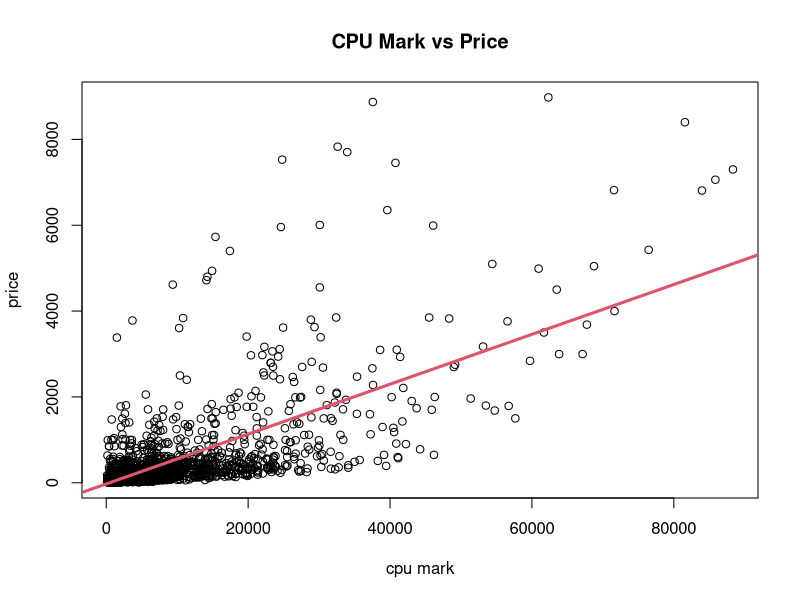
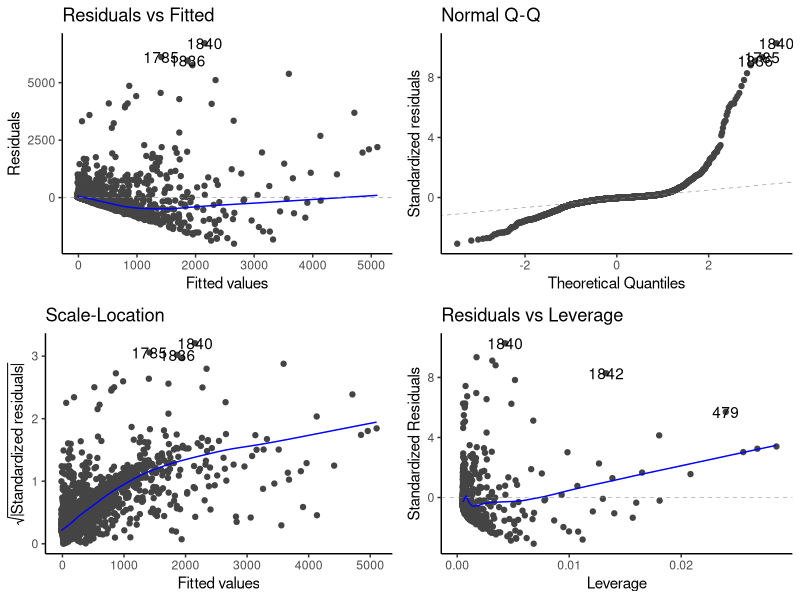

R code for these plots, in order:
## ---- chunk 1
cpuData<-read.csv("CPU_benchmark_v4.csv")
model<-lm(cpuData$price~cpuData$cpuMark)
plot(x = cpuData$cpuMark, y = cpuData$price, main="CPU Mark vs Price", xlab="cpu mark", ylab="price")
abline(model, col=2, lwd=3)

## ---- chunk 2
r=cor(cpuData$cpuMark, cpuData$price)
sprintf("r = %f", r)
sprintf("r-squared = %f", r^2)

## ---- chunk 3
F=qf(0.05, 1, 1965, lower.tail = FALSE)
sprintf('F_{0.05,1965} = %f',F)
## ---- chunk 4
summary(model)
## ---- chunk 5
library(ggfortify)
autoplot(object = model) + theme_classic()
